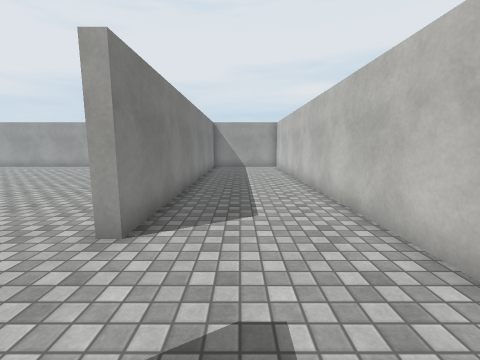
[1] (above)

16 first-person views from a walk through a scene from a Unity 3-D project. The camera is 1.4 m above the floor, tilts 8° down and sees 90° across. Doors are open. The floor is counted in squares, 1 m on a side. Each view is taken from the middle of a square. On the plan, view 1 faces up. The plan holds only what a view shows up to about 13 squares ahead; the rest is blank. The player is left out. Surface patterns are stand-ins for the level's own textures.

[2]
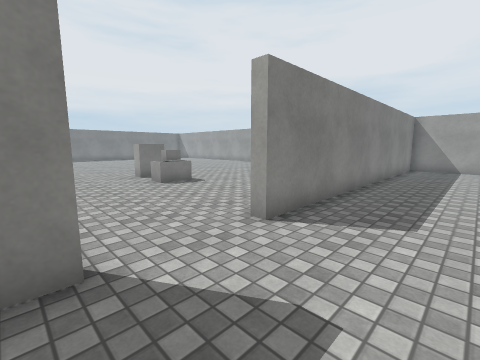

[3]
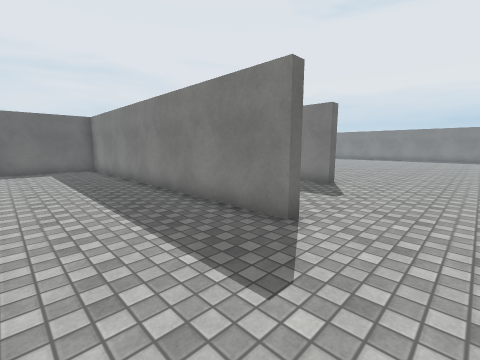

[4]
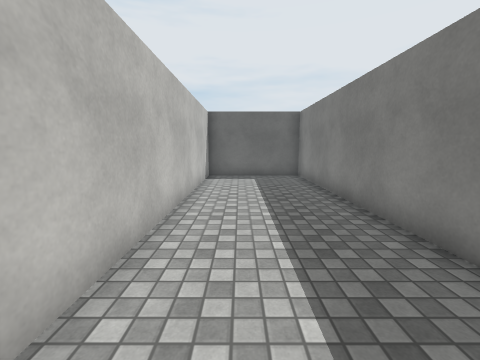

[5]
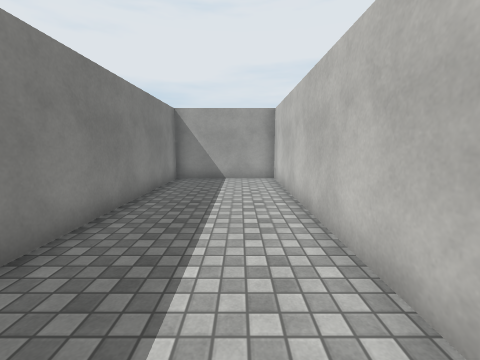

[6]
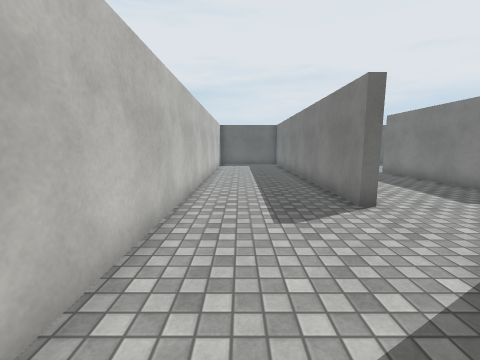

[7]
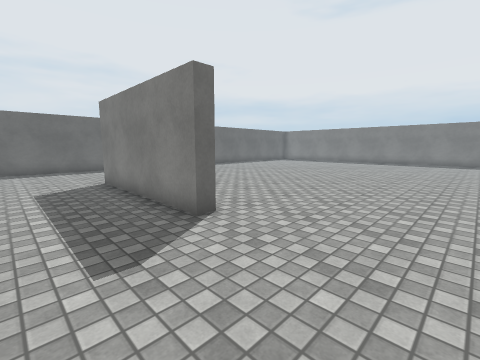

[8]
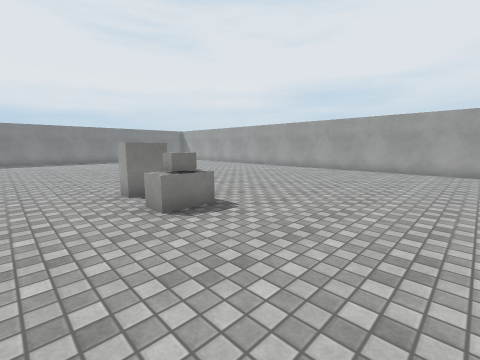

[9]
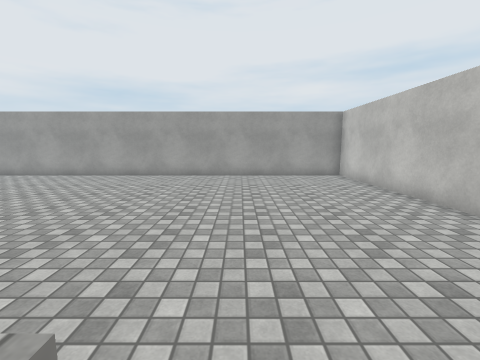

[10]
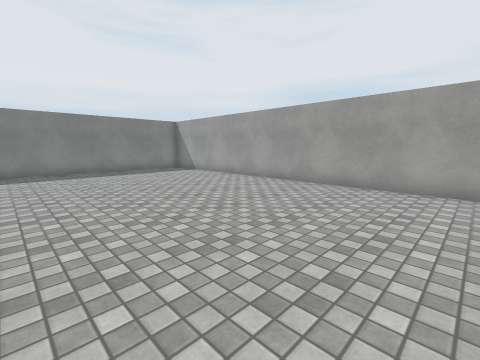

[11]
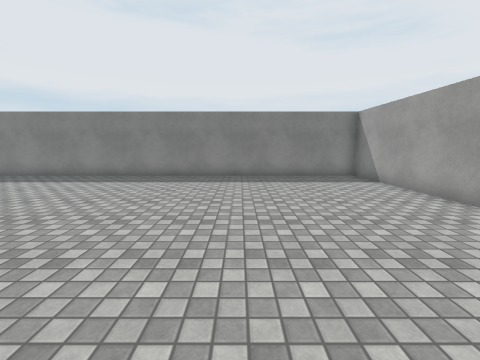

[12]
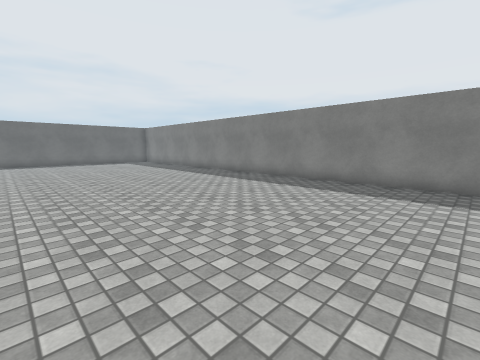

[13]
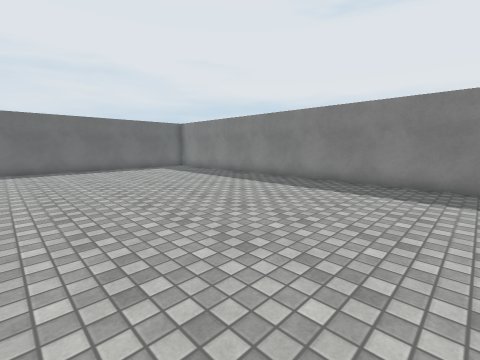

[14]
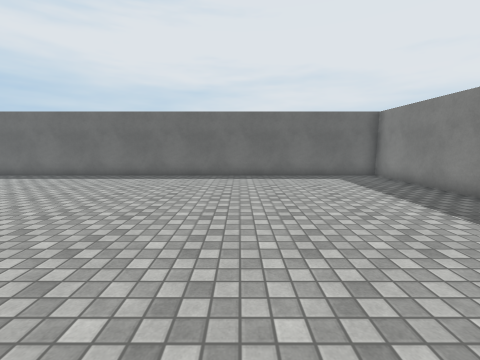

[15]
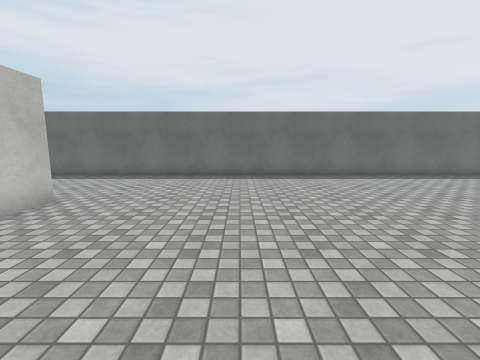

[16]
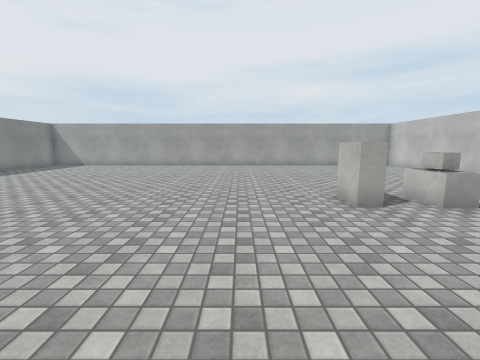

### Floor plan
Ten units are one square. View 1 is at (0, 0); x grows to the right and y downward. Boxes are objects, and circles mark ways between rooms. Rooms are numbered by the first view taken in them; rooms with no view inside come last. Other rooms are left out.
<svg viewBox="-270 -170 300 300">
<path fill="none" stroke="#000" d="M-18 -5 -18 125 25 125 25 -165 -18 -165 -18 -35M-74 10 -68 10 -68 70M-73 70 -73 56M-22 -96 -22 -165 -265 -165 -265 125 -29 125"/>
<rect x="-105" y="-55" width="10" height="10" fill="#bbb"><title>other object</title></rect>
<rect x="-85" y="-45" width="10" height="10" fill="#bbb"><title>other object</title></rect>
<rect x="-85" y="-55" width="10" height="10" fill="#bbb"><title>other object</title></rect>
<rect x="-85" y="-65" width="10" height="10" fill="#bbb"><title>other object</title></rect>
<circle cx="-20" cy="-20" r="3" fill="#2a7"/>
<text x="0" y="-20">1</text>
<text x="-150" y="-20">2</text>
</svg>
Room 1 opens to room 2.

Where each view was taken, in squares from view 1:
view 1: 0 up, 0 right, facing up
view 2: 0 up, 1 right, facing up-left
view 3: 3 up, 2 right, facing down-left
view 4: 1 down, 1 right, facing down
view 5: 6 up, 1 right, facing up
view 6: 6 up, 1 right, facing down
view 7: 3 up, 4 left, facing down-left
view 8: 2 up, 3 left, facing up-left
view 9: 5 up, 7 left, facing up
view 10: 8 up, 12 left, facing up-left
view 11: 11 up, 15 left, facing left
view 12: 9 up, 17 left, facing down-left
view 13: 3 up, 17 left, facing down-left
view 14: 1 down, 20 left, facing down
view 15: 1 down, 12 left, facing down
view 16: 1 down, 13 left, facing up
